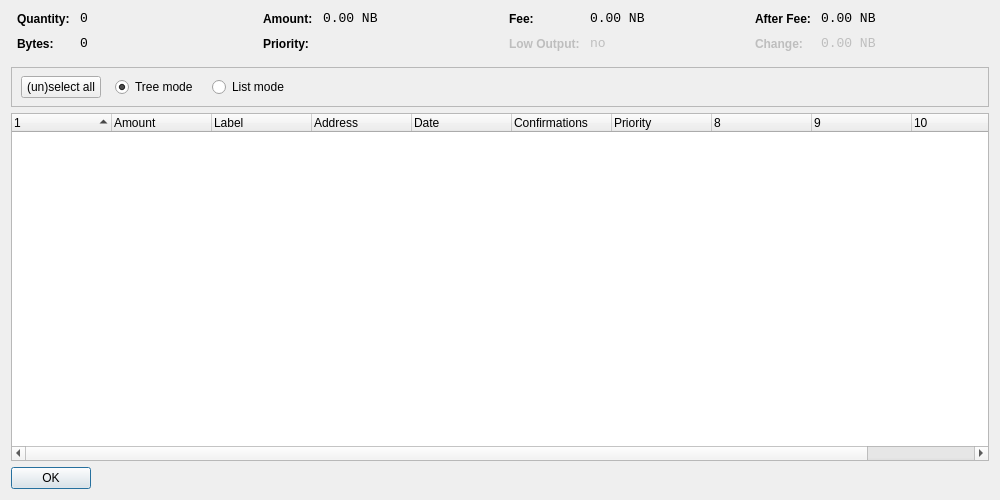
<?xml version="1.0" encoding="UTF-8"?>
<ui version="4.0">
 <class>CoinControlDialog</class>
 <widget class="QDialog" name="CoinControlDialog">
  <property name="geometry">
   <rect>
    <x>0</x>
    <y>0</y>
    <width>1000</width>
    <height>500</height>
   </rect>
  </property>
  <property name="windowTitle">
   <string>Coin Control</string>
  </property>
  <layout class="QVBoxLayout" name="verticalLayout">
   <item>
    <layout class="QHBoxLayout" name="horizontalLayoutTop" stretch="0,0,0,0">
     <property name="topMargin">
      <number>0</number>
     </property>
     <property name="bottomMargin">
      <number>10</number>
     </property>
     <item>
      <layout class="QFormLayout" name="formLayoutCoinControl1">
       <property name="horizontalSpacing">
        <number>10</number>
       </property>
       <property name="verticalSpacing">
        <number>10</number>
       </property>
       <property name="leftMargin">
        <number>6</number>
       </property>
       <property name="rightMargin">
        <number>6</number>
       </property>
       <item row="0" column="0">
        <widget class="QLabel" name="labelCoinControlQuantityText">
         <property name="styleSheet">
          <string notr="true">font-weight:bold;</string>
         </property>
         <property name="text">
          <string>Quantity:</string>
         </property>
        </widget>
       </item>
       <item row="0" column="1">
        <widget class="QLabel" name="labelCoinControlQuantity">
         <property name="font">
          <font>
           <family>Monospace</family>
           <pointsize>10</pointsize>
          </font>
         </property>
         <property name="cursor">
          <cursorShape>IBeamCursor</cursorShape>
         </property>
         <property name="contextMenuPolicy">
          <enum>Qt::ActionsContextMenu</enum>
         </property>
         <property name="text">
          <string notr="true">0</string>
         </property>
         <property name="textInteractionFlags">
          <set>Qt::LinksAccessibleByMouse|Qt::TextSelectableByKeyboard|Qt::TextSelectableByMouse</set>
         </property>
        </widget>
       </item>
       <item row="1" column="0">
        <widget class="QLabel" name="labelCoinControlBytesText">
         <property name="styleSheet">
          <string notr="true">font-weight:bold;</string>
         </property>
         <property name="text">
          <string>Bytes:</string>
         </property>
        </widget>
       </item>
       <item row="1" column="1">
        <widget class="QLabel" name="labelCoinControlBytes">
         <property name="font">
          <font>
           <family>Monospace</family>
           <pointsize>10</pointsize>
          </font>
         </property>
         <property name="cursor">
          <cursorShape>IBeamCursor</cursorShape>
         </property>
         <property name="contextMenuPolicy">
          <enum>Qt::ActionsContextMenu</enum>
         </property>
         <property name="text">
          <string notr="true">0</string>
         </property>
         <property name="textInteractionFlags">
          <set>Qt::LinksAccessibleByMouse|Qt::TextSelectableByKeyboard|Qt::TextSelectableByMouse</set>
         </property>
        </widget>
       </item>
      </layout>
     </item>
     <item>
      <layout class="QFormLayout" name="formLayoutCoinControl2">
       <property name="horizontalSpacing">
        <number>10</number>
       </property>
       <property name="verticalSpacing">
        <number>10</number>
       </property>
       <property name="leftMargin">
        <number>6</number>
       </property>
       <property name="rightMargin">
        <number>6</number>
       </property>
       <item row="0" column="0">
        <widget class="QLabel" name="labelCoinControlAmountText">
         <property name="styleSheet">
          <string notr="true">font-weight:bold;</string>
         </property>
         <property name="text">
          <string>Amount:</string>
         </property>
        </widget>
       </item>
       <item row="0" column="1">
        <widget class="QLabel" name="labelCoinControlAmount">
         <property name="font">
          <font>
           <family>Monospace</family>
           <pointsize>10</pointsize>
          </font>
         </property>
         <property name="cursor">
          <cursorShape>IBeamCursor</cursorShape>
         </property>
         <property name="contextMenuPolicy">
          <enum>Qt::ActionsContextMenu</enum>
         </property>
         <property name="text">
          <string notr="true">0.00 NB</string>
         </property>
         <property name="textInteractionFlags">
          <set>Qt::LinksAccessibleByMouse|Qt::TextSelectableByKeyboard|Qt::TextSelectableByMouse</set>
         </property>
        </widget>
       </item>
       <item row="1" column="0">
        <widget class="QLabel" name="labelCoinControlPriorityText">
         <property name="styleSheet">
          <string notr="true">font-weight:bold;</string>
         </property>
         <property name="text">
          <string>Priority:</string>
         </property>
        </widget>
       </item>
       <item row="1" column="1">
        <widget class="QLabel" name="labelCoinControlPriority">
         <property name="font">
          <font>
           <family>Monospace</family>
           <pointsize>10</pointsize>
          </font>
         </property>
         <property name="cursor">
          <cursorShape>IBeamCursor</cursorShape>
         </property>
         <property name="contextMenuPolicy">
          <enum>Qt::ActionsContextMenu</enum>
         </property>
         <property name="text">
          <string/>
         </property>
         <property name="textInteractionFlags">
          <set>Qt::LinksAccessibleByMouse|Qt::TextSelectableByKeyboard|Qt::TextSelectableByMouse</set>
         </property>
        </widget>
       </item>
      </layout>
     </item>
     <item>
      <layout class="QFormLayout" name="formLayoutCoinControl3">
       <property name="horizontalSpacing">
        <number>10</number>
       </property>
       <property name="verticalSpacing">
        <number>10</number>
       </property>
       <property name="leftMargin">
        <number>6</number>
       </property>
       <property name="rightMargin">
        <number>6</number>
       </property>
       <item row="0" column="0">
        <widget class="QLabel" name="labelCoinControlFeeText">
         <property name="styleSheet">
          <string notr="true">font-weight:bold;</string>
         </property>
         <property name="text">
          <string>Fee:</string>
         </property>
        </widget>
       </item>
       <item row="0" column="1">
        <widget class="QLabel" name="labelCoinControlFee">
         <property name="font">
          <font>
           <family>Monospace</family>
           <pointsize>10</pointsize>
          </font>
         </property>
         <property name="cursor">
          <cursorShape>IBeamCursor</cursorShape>
         </property>
         <property name="contextMenuPolicy">
          <enum>Qt::ActionsContextMenu</enum>
         </property>
         <property name="text">
          <string notr="true">0.00 NB</string>
         </property>
         <property name="textInteractionFlags">
          <set>Qt::LinksAccessibleByMouse|Qt::TextSelectableByKeyboard|Qt::TextSelectableByMouse</set>
         </property>
        </widget>
       </item>
       <item row="1" column="0">
        <widget class="QLabel" name="labelCoinControlLowOutputText">
         <property name="enabled">
          <bool>false</bool>
         </property>
         <property name="styleSheet">
          <string notr="true">font-weight:bold;</string>
         </property>
         <property name="text">
          <string>Low Output:</string>
         </property>
        </widget>
       </item>
       <item row="1" column="1">
        <widget class="QLabel" name="labelCoinControlLowOutput">
         <property name="enabled">
          <bool>false</bool>
         </property>
         <property name="font">
          <font>
           <family>Monospace</family>
           <pointsize>10</pointsize>
          </font>
         </property>
         <property name="cursor">
          <cursorShape>IBeamCursor</cursorShape>
         </property>
         <property name="contextMenuPolicy">
          <enum>Qt::ActionsContextMenu</enum>
         </property>
         <property name="text">
          <string notr="true">no</string>
         </property>
         <property name="textInteractionFlags">
          <set>Qt::LinksAccessibleByMouse|Qt::TextSelectableByKeyboard|Qt::TextSelectableByMouse</set>
         </property>
        </widget>
       </item>
      </layout>
     </item>
     <item>
      <layout class="QFormLayout" name="formLayoutCoinControl4">
       <property name="horizontalSpacing">
        <number>10</number>
       </property>
       <property name="verticalSpacing">
        <number>10</number>
       </property>
       <property name="leftMargin">
        <number>6</number>
       </property>
       <property name="rightMargin">
        <number>6</number>
       </property>
       <item row="0" column="0">
        <widget class="QLabel" name="labelCoinControlAfterFeeText">
         <property name="styleSheet">
          <string notr="true">font-weight:bold;</string>
         </property>
         <property name="text">
          <string>After Fee:</string>
         </property>
        </widget>
       </item>
       <item row="0" column="1">
        <widget class="QLabel" name="labelCoinControlAfterFee">
         <property name="font">
          <font>
           <family>Monospace</family>
           <pointsize>10</pointsize>
          </font>
         </property>
         <property name="cursor">
          <cursorShape>IBeamCursor</cursorShape>
         </property>
         <property name="contextMenuPolicy">
          <enum>Qt::ActionsContextMenu</enum>
         </property>
         <property name="text">
          <string notr="true">0.00 NB</string>
         </property>
         <property name="textInteractionFlags">
          <set>Qt::LinksAccessibleByMouse|Qt::TextSelectableByKeyboard|Qt::TextSelectableByMouse</set>
         </property>
        </widget>
       </item>
       <item row="1" column="0">
        <widget class="QLabel" name="labelCoinControlChangeText">
         <property name="enabled">
          <bool>false</bool>
         </property>
         <property name="styleSheet">
          <string notr="true">font-weight:bold;</string>
         </property>
         <property name="text">
          <string>Change:</string>
         </property>
        </widget>
       </item>
       <item row="1" column="1">
        <widget class="QLabel" name="labelCoinControlChange">
         <property name="enabled">
          <bool>false</bool>
         </property>
         <property name="font">
          <font>
           <family>Monospace</family>
           <pointsize>10</pointsize>
          </font>
         </property>
         <property name="cursor">
          <cursorShape>IBeamCursor</cursorShape>
         </property>
         <property name="contextMenuPolicy">
          <enum>Qt::ActionsContextMenu</enum>
         </property>
         <property name="text">
          <string notr="true">0.00 NB</string>
         </property>
         <property name="textInteractionFlags">
          <set>Qt::LinksAccessibleByMouse|Qt::TextSelectableByKeyboard|Qt::TextSelectableByMouse</set>
         </property>
        </widget>
       </item>
      </layout>
     </item>
    </layout>
   </item>
   <item>
    <widget class="QFrame" name="frame">
     <property name="minimumSize">
      <size>
       <width>0</width>
       <height>40</height>
      </size>
     </property>
     <property name="frameShape">
      <enum>QFrame::StyledPanel</enum>
     </property>
     <property name="frameShadow">
      <enum>QFrame::Sunken</enum>
     </property>
     <widget class="QWidget" name="horizontalLayoutWidget">
      <property name="geometry">
       <rect>
        <x>10</x>
        <y>0</y>
        <width>781</width>
        <height>41</height>
       </rect>
      </property>
      <layout class="QHBoxLayout" name="horizontalLayoutPanel" stretch="0,0,0,0,0">
       <property name="spacing">
        <number>14</number>
       </property>
       <item>
        <widget class="QPushButton" name="pushButtonSelectAll">
         <property name="sizePolicy">
          <sizepolicy hsizetype="Maximum" vsizetype="Fixed">
           <horstretch>0</horstretch>
           <verstretch>0</verstretch>
          </sizepolicy>
         </property>
         <property name="text">
          <string>(un)select all</string>
         </property>
        </widget>
       </item>
       <item>
        <widget class="QRadioButton" name="radioTreeMode">
         <property name="sizePolicy">
          <sizepolicy hsizetype="Maximum" vsizetype="Fixed">
           <horstretch>0</horstretch>
           <verstretch>0</verstretch>
          </sizepolicy>
         </property>
         <property name="text">
          <string>Tree mode</string>
         </property>
         <property name="checked">
          <bool>true</bool>
         </property>
        </widget>
       </item>
       <item>
        <widget class="QRadioButton" name="radioListMode">
         <property name="sizePolicy">
          <sizepolicy hsizetype="Maximum" vsizetype="Fixed">
           <horstretch>0</horstretch>
           <verstretch>0</verstretch>
          </sizepolicy>
         </property>
         <property name="text">
          <string>List mode</string>
         </property>
        </widget>
       </item>
       <item>
        <spacer name="horizontalSpacer">
         <property name="orientation">
          <enum>Qt::Horizontal</enum>
         </property>
         <property name="sizeHint" stdset="0">
          <size>
           <width>40</width>
           <height>20</height>
          </size>
         </property>
        </spacer>
       </item>
      </layout>
     </widget>
    </widget>
   </item>
   <item>
    <widget class="CoinControlTreeWidget" name="treeWidget">
     <property name="contextMenuPolicy">
      <enum>Qt::CustomContextMenu</enum>
     </property>
     <property name="sortingEnabled">
      <bool>false</bool>
     </property>
     <property name="columnCount">
      <number>11</number>
     </property>
     <attribute name="headerShowSortIndicator" stdset="0">
      <bool>true</bool>
     </attribute>
     <attribute name="headerStretchLastSection">
      <bool>false</bool>
     </attribute>
     <column>
      <property name="text">
       <string/>
      </property>
     </column>
     <column>
      <property name="text">
       <string>Amount</string>
      </property>
     </column>
     <column>
      <property name="text">
       <string>Label</string>
      </property>
     </column>
     <column>
      <property name="text">
       <string>Address</string>
      </property>
     </column>
     <column>
      <property name="text">
       <string>Date</string>
      </property>
     </column>
     <column>
      <property name="text">
       <string>Confirmations</string>
      </property>
      <property name="toolTip">
       <string>Confirmed</string>
      </property>
     </column>
     <column>
      <property name="text">
       <string>Priority</string>
      </property>
     </column>
     <column>
      <property name="text">
       <string/>
      </property>
     </column>
     <column>
      <property name="text">
       <string/>
      </property>
     </column>
     <column>
      <property name="text">
       <string/>
      </property>
     </column>
     <column>
      <property name="text">
       <string/>
      </property>
     </column>
    </widget>
   </item>
   <item>
    <widget class="QDialogButtonBox" name="buttonBox">
     <property name="sizePolicy">
      <sizepolicy hsizetype="Maximum" vsizetype="Fixed">
       <horstretch>0</horstretch>
       <verstretch>0</verstretch>
      </sizepolicy>
     </property>
     <property name="orientation">
      <enum>Qt::Horizontal</enum>
     </property>
     <property name="standardButtons">
      <set>QDialogButtonBox::Ok</set>
     </property>
    </widget>
   </item>
  </layout>
 </widget>
 <customwidgets>
  <customwidget>
   <class>CoinControlTreeWidget</class>
   <extends>QTreeWidget</extends>
   <header>coincontroltreewidget.h</header>
  </customwidget>
 </customwidgets>
 <resources/>
 <connections/>
</ui>
